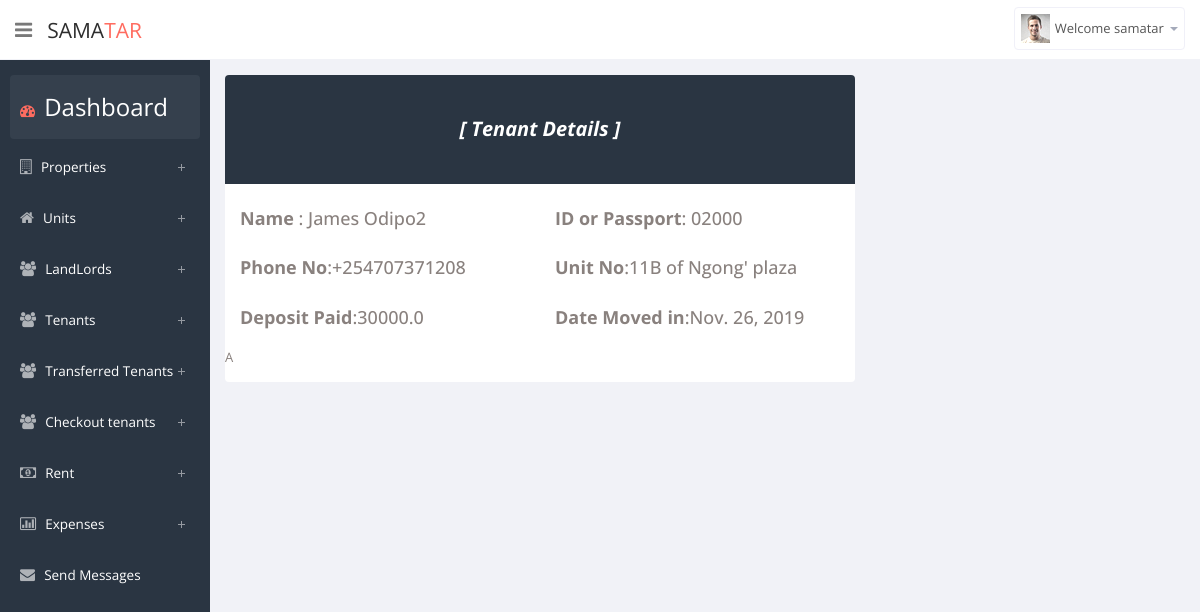
Screenshot of /tenant/22/ (signed in) with the database file from the repository.
### property/models.py (models this page shows, shortened)
class Tenant(models.Model):
    date_added = models.DateField(auto_now_add=True, null=True)
    name = models.CharField(max_length=300, unique=True,null=True)
    ID_or_Passport = models.CharField(max_length=300)
    phone_regex = RegexValidator(regex=r'^(?:\+)', message="Phone number must be entered in the format: '+2549999999'. Up to 15 digits allowed.")
    Phone = models.CharField(max_length=15, validators=[phone_regex])
    unit = models.ForeignKey(Unit, related_name='unit_tenant', on_delete=models.CASCADE)
    deposit_paid = models.FloatField()
    active = models.BooleanField(default=True)
    class Meta:
        ordering = ('unit',)

class Unit(models.Model):
    date_added = models.DateField(auto_now_add=True, null=True)
    property = models.ForeignKey(Property,on_delete=models.CASCADE)
    unit_number = models.CharField(max_length=300)
    floor_CHOICES = [('Ground', 'Ground'),
    ('Parking-Bay', 'Parking-Bay'),]
    for r in range(1,10):
        floor_CHOICES.append((num2words(r,to = 'ordinal'),num2words(r,to = 'ordinal')))
    floor_number =models.CharField(max_length=300,null=True,choices=floor_CHOICES)
    monthly_rent = models.FloatField()
    occupied = models.BooleanField(default=False)
    landlord_assigned = models.BooleanField(default=False)
    class Meta:
        ordering = ('property',)
    def __str__(self):
        return '{} of {}'.format(self.unit_number, self.property)

class Property(models.Model):
    date_added = models.DateField(auto_now_add=True, null=True)
    name = models.CharField(max_length=300, unique=True)
    code = models.CharField(max_length=300, unique=True)
    estate = models.CharField(max_length=300)
    number_of_units = models.PositiveIntegerField(default=1, validators=[MinValueValidator(1)])
    number_of_floors =models.PositiveIntegerField(default=1, validators=[MinValueValidator(1)])
    def __str__(self):
        return self.name

### property/views.py (the view)
# urls.py: path('tenant/<int:pk>/', views.TenantDetail.as_view(), name='tenant_detail'),
class TenantDetail(generic.DetailView):
    model = Tenant
    template_name = 'property/tenant_detail.html'

### property/templates/property/tenant_detail.html
{% extends 'property/base.html' %}
{% load static %}
{% block body %}
<div>
              <div class="row">
                <div class="col-md-8">
                    <section class="panel">
                        <div class="bio-graph-heading project-heading " style="background-color: #2a3542">
                            <strong> [  Tenant Details ] </strong>
                        </div>
                        <div class="panel-body bio-graph-info">
                            <div class="row p-details">
                                <div class="bio-row">
                                    <h4><span class="bold"> Name </span>: {{ tenant.name }}</h4>
                                </div>
                                <div class="bio-row">
                                    <h4><span class="bold"> ID or Passport</span>: {{ tenant.ID_or_Passport}}</h4>
                                </div>
                                <div class="bio-row">
                                    <h4><span class="bold"> Phone No</span>:{{ tenant.Phone }}</h4>
                                </div>
                                <div class="bio-row">
                                    <h4><span class="bold"> Unit No</span>:{{ tenant.unit}}</h4>
                                </div>
                                <div class="bio-row">
                                    <h4><span class="bold">Deposit Paid</span>:{{ tenant.deposit_paid}}</h4>
                                </div>
                                <div class="bio-row">
                                    <h4><span class="bold">Date  Moved in</span>:{{ tenant.date_added}}</h4>
                                </div>
A
                            </div>
                        </div>
                    </section>
                </div>
            </div>
</div>
            {% endblock %}

### property/templates/property/base.html (shortened to what this page needs)
<!DOCTYPE html>
<html lang="en">
{% load static %}
{% load bootstrap4 %}
<head>
    <link href="{% static 'property/css/bootstrap.min.css' %}" rel="stylesheet">
    <link href="{% static 'property/css/bootstrap-reset.css' %}" rel="stylesheet">
    <link href="{% static 'property/assets/font-awesome/css/font-awesome.css' %}" rel="stylesheet"/>
    <link href="{% static 'property/assets/jquery-easy-pie-chart/jquery.easy-pie-chart.css' %}" rel="stylesheet"
          type="text/css" media="screen"/>
    <link rel="stylesheet" href="{% static 'property/css/owl.carousel.css' %}" type="text/css">
    <link href="{% static 'property/css/slidebars.css' %}" rel="stylesheet">
    <link href="{% static 'property/css/style.css' %}" rel="stylesheet">
    <link href="{% static 'property/css/style-responsive.css' %}" rel="stylesheet"/>
</head>
<body>
<section id="container">
    <header class="header white-bg">
        <div class="sidebar-toggle-box">
            <div class="fa fa-bars tooltips" data-placement="right" data-original-title="Toggle Navigation"></div>
        </div>
        <a href="{% url 'property:home' %}" class="logo">Sama<span>Tar</span></a>
        <div class="top-nav ">
            <ul class="nav pull-right top-menu">
                {% if user.is_authenticated %}
                <li class="dropdown">
                    <a data-toggle="dropdown" class="dropdown-toggle" href="#">
                        <img alt="" src="img/avatar1_small.jpg">
                        <span class="username"> Welcome {{ user.username }}</span>
                        <b class="caret"></b>
                    </a>
                </li>
                {% endif %}
            </ul>
        </div>
    </header>
    <aside>
        <div id="sidebar" class="nav-collapse">
            <ul class="sidebar-menu" id="nav-accordion">
                <li>
                    <a class="active" href="{% url 'property:home' %}">
                        <i class="fa fa-dashboard"></i>
                        <span style="color:white; font-size:24px">Dashboard</span>
                    </a>
                </li>
                <li class="sub-menu">
                    <a href="javascript:;">
                        <i class="fa fa-building-o"></i>
                        <span class="dash-color">Properties</span>
                    </a>
                </li>
                <li class="sub-menu">
                    <a href="javascript:;">
                        <i class="fa fa-home"></i>
                        <span class="dash-color">Units</span>
                    </a>
                </li>
                <li class="sub-menu">
                    <a href="javascript:;">
                        <i class="fa fa-users"></i>
                        <span class="dash-color">LandLords</span>
                    </a>
                </li>
                <li class="sub-menu">
                    <a href="javascript:;">
                        <i class="fa fa-users"></i>
                        <span class="dash-color">Tenants</span>
                    </a>
                </li>
                <li class="sub-menu">
                    <a href="javascript:;">
                        <i class="fa fa-users"></i>
                        <span class="dash-color">Transferred Tenants</span>
                    </a>
                </li>
                <li class="sub-menu">
                    <a href="javascript:;">
                        <i class=" fa fa-users"></i>
                        <span class="dash-color">Checkout tenants</span>
                    </a>
                </li>
                <li class="sub-menu">
                    <a href="javascript:;">
                        <i class=" fa fa-money"></i>
                        <span class="dash-color">Rent</span>
                    </a>
                </li>
                <li class="sub-menu">
                    <a href="javascript:;">
                        <i class="fa fa-bar-chart-o"></i>
                        <span class="dash-color">Expenses</span>
                    </a>
                </li>
                <li class="sub-menu">
                    <a href="#tab-display-sms" role="tab" data-toggle="tab">
                        <i class="fa fa-envelope"></i>
                        <span class="dash-color">Send Messages</span>
                    </a>
                </li>
            </ul>
        </div>
    </aside>
    <section id="main-content">
        <section class="wrapper site-min-height">
            {% block body %}
            {% endblock %}
        </section>
    </section>
</section>
<link rel="stylesheet" type="text/css"
      href="https://cdn.datatables.net/v/dt/jszip-2.5.0/dt-1.10.18/af-2.3.0/b-1.5.2/b-colvis-1.5.2/b-flash-1.5.2/b-html5-1.5.2/b-print-1.5.2/cr-1.5.0/fh-3.1.4/r-2.2.2/datatables.min.css"/>
</body>
</html>

### rows the page displays
Tenant: name "James Odipo2", ID_or_Passport "02000", Phone "+254707371208", unit "11B of Ngong' plaza", deposit_paid "30000.0", date_added "Nov. 26, 2019"

### other values shown
{{ user.username }} "samatar"
